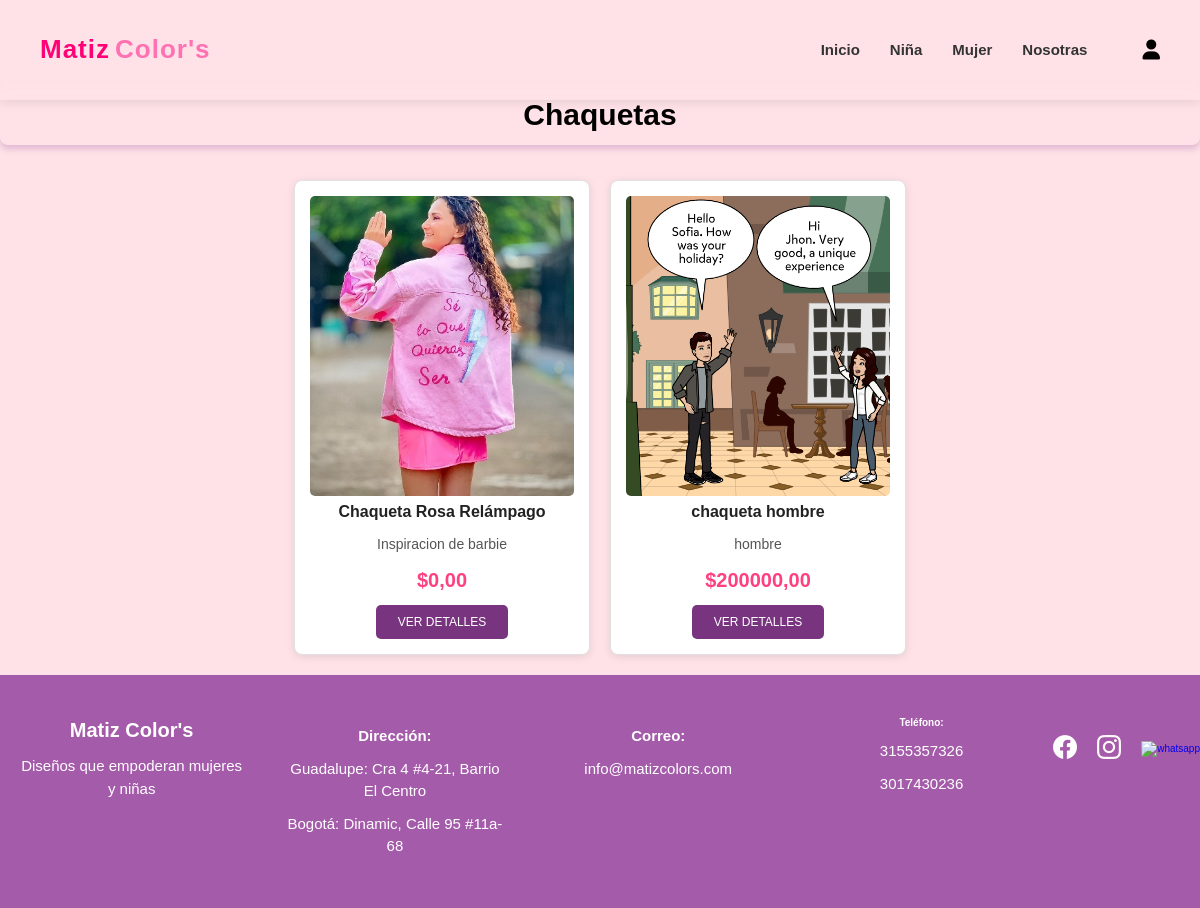
Page /mujer/ on the earlier database version.
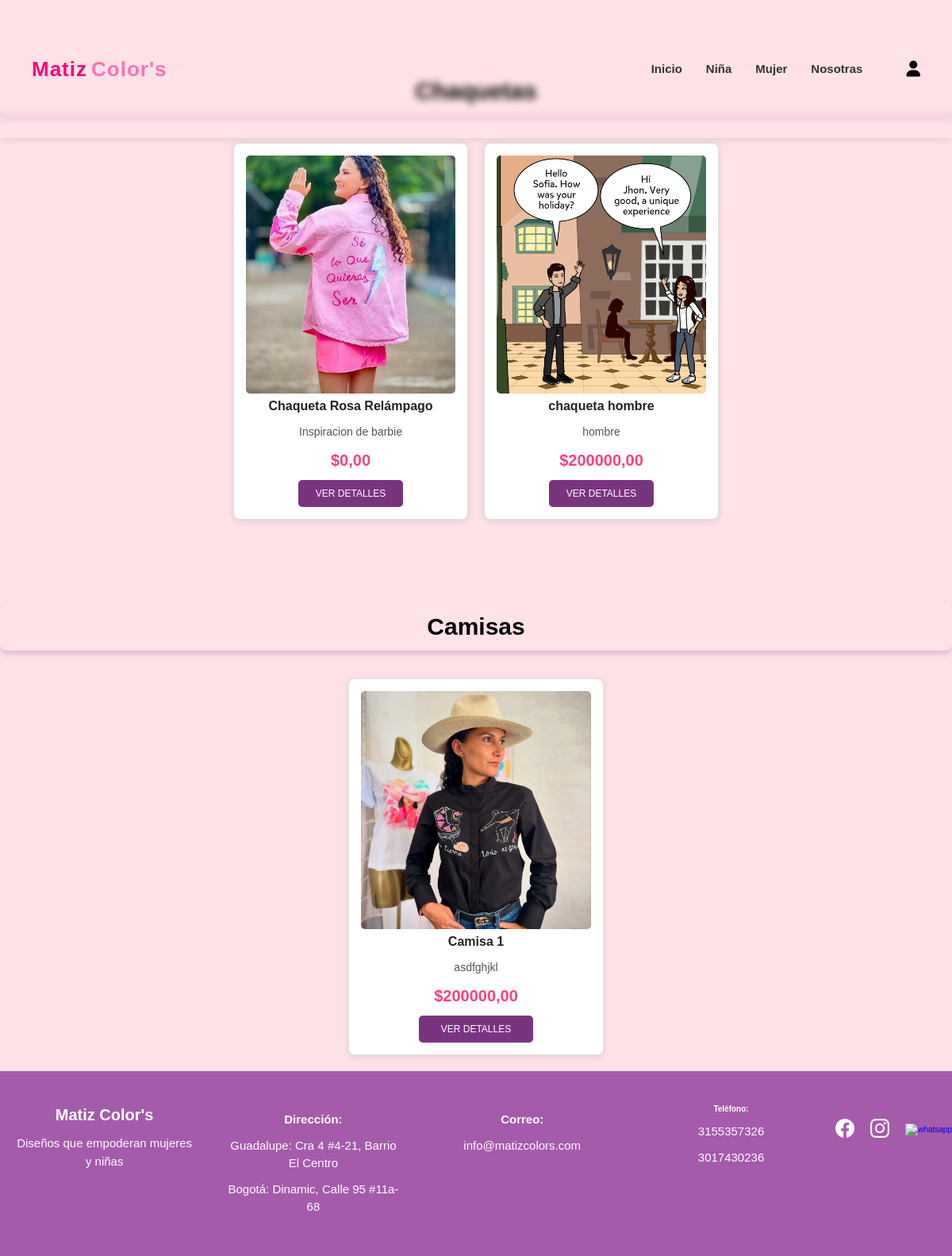
Same page on the later database version.
### web/models.py (models this page shows, shortened)
class Producto(models.Model):
    LINEA_CHOICES = [
        ('niña', 'Niña'),
        ('mujer', 'Mujer'),
    ]
    nombre = models.CharField(max_length=255)
    descripcion = models.TextField()
    precio = models.DecimalField(max_digits=10, decimal_places=2, default=0.00)
    imagen = models.ImageField(upload_to='productos/', blank=True, null=True)
    categoria = models.ForeignKey(Categoria, on_delete=models.CASCADE)
    linea = models.CharField(max_length=10, choices=LINEA_CHOICES, default='mujer')
    visible = models.BooleanField(default=True)

class Categoria(models.Model):
    nombre = models.CharField(max_length=100)

### web/views.py (the view, shortened to what this page needs)
# urls.py: path('mujer/', views.mujer, name='mujer'),
def mujer(request):
    categoria_id = request.GET.get('categoria')
    if categoria_id and categoria_id.isdigit():
        producto_lista = Producto.objects.filter(linea="mujer", visible=True, categoria_id=int(categoria_id))
    else:
        producto_lista = Producto.objects.filter(linea="mujer", visible=True)
    productos_por_categoria = {}
    for producto in producto_lista:
        if producto.categoria.nombre not in productos_por_categoria:
            productos_por_categoria[producto.categoria.nombre] = []
        productos_por_categoria[producto.categoria.nombre].append(producto)
    return render(request, 'mujer.html', {
        'productos': producto_lista,
        'productos_por_categoria': productos_por_categoria,
        'categoria_seleccionada': int(categoria_id) if categoria_id and categoria_id.isdigit() else None
    })

### web/templates/mujer.html (shortened to what this page needs)
{% extends "base.html" %}
{% load static %}
{% block content %}
<link rel="stylesheet" href="{% static 'galeria.css' %}">
{% if productos_por_categoria %}
    {% for categoria_nombre, productos_lista in productos_por_categoria.items %}
        <h2 class="subcategoria-titulo">{{ categoria_nombre }}</h2>
        <div class="grid productos-container">
            {% for producto in productos_lista %}
                <div class="items"
                     data-id="{{ producto.id }}"
                     data-title="{{ producto.nombre }}"
                     data-price="{{ producto.precio }}"
                     data-img="{{ producto.imagen.url }}">
                    <img src="{{ producto.imagen.url }}" class="imagen-detalle" alt="{{ producto.nombre }}">
                    <div class="info">
                        <h3>{{ producto.nombre }}</h3>
                        <p>{{ producto.descripcion }}</p>
                        <div class="precio">
                                <p>${{ producto.precio }}</p>
                        </div>
                        <button class="ver-detalles">Ver Detalles</button>
                    </div>
                </div>
            {% endfor %}
        </div>
    {% endfor %}
{% else %}
    <p>No hay productos disponibles en esta categoría.</p>
{% endif %}
{% endblock %}

### web/templates/base.html (shortened to what this page needs)
{% load static %}
<!DOCTYPE html>
<html lang="es">
<head>
    <link rel="stylesheet" href="{% static 'basehome.css' %}">
    <link rel="stylesheet" href="https://cdnjs.cloudflare.com/ajax/libs/font-awesome/6.0.0/css/all.min.css">
</head>
<body>
    <header>
        <nav>
          <div class="logo">
            <h1>Matiz <span>Color's</span></h1>
        </div>
            <ul class="nav-menu">
                <li><a href="{% url 'home' %}">Inicio</a></li>
                <li><a href="{% url 'niña' %}">Niña</a></li>
                <li><a href="{% url 'mujer' %}">Mujer</a></li>
                <li class="dropdown">
                    <a href="#" class="dropdown-toggle">Nosotras</a>
                </li>
            </ul>
        </nav>
        <div class="iconos_2">
            <div class="user-container">
                <a href="#" class="user-icon">
                    <i class="fa-solid fa-user"></i>
                </a>
            </div>
        </div>
    </header>
    {% block content %}{% endblock %}
    <footer>
      <div class="principal">
        <div class="uno">
          <h2>Matiz Color's</h2>
          <p>Diseños que empoderan mujeres y niñas</p>
        </div>
        <div class="uno">
          <p><strong>Dirección:</strong></p>
          <p>Guadalupe: Cra 4 #4-21, Barrio El Centro</p>
          <p>Bogotá: Dinamic, Calle 95 #11a-68</p>
        </div>
        <div class="uno">
          <p><strong>Correo:</strong></p>
          <p>info@matizcolors.com</p>
        </div>
        <div class="uno">
          <strong>Teléfono:</strong>
          <p>3155357326</p>
          <p>3017430236</p>
        </div>
        <div class="iconos_1">
          <a href="https://web.facebook.com/MatizColors1">
            <img src="{% static 'img/facebook (3).png' %}" alt="facebook">
          </a>
          <a href="https://www.instagram.com/matiz_colors/">
            <img src="{% static 'img/instagram (3).png' %}" alt="instagram">
          </a>
          <a href="https://wa.me/573155357326">
            <img src="{% static 'img/whatsapp (3).png' %}" alt="whatsapp">
          </a>
        </div>
      </div>
    </footer>
</body>
</html>

### web/static/basehome.css (style rules this page uses)
* { margin: 0; padding: 0; box-sizing: border-box; list-style: none; text-decoration: none; }
html { font-size: 62.5%; }
body { height: 100%; font-family: 'Arial', sans-serif; background-color: rgb(254, 226, 231); color: #333; line-height: 1.5; display: flex; flex-direction: column; min-height: 100vh; }
header { display: flex; justify-content: space-between; align-items: center; padding: 10px 40px; position: fixed; width: 100%; height: 11%; top: 0; z-index: 1000; box-shadow: 0 2px 10px rgba(0, 0, 0, 0.1); backdrop-filter: blur(5px); transition: all 0.3s ease; }
.logo { display: flex; align-items: center; }
.logo h1 { font-size: 2.6rem; font-weight: bold; color: #ff0077; letter-spacing: 1px; display: flex; }
.logo span { color: #ff71b3; font-size: 2.6rem; padding: 0 5px 0; }
nav { display: flex; justify-content: space-between; align-items: center; width: 100%; }
nav ul { display: flex; gap: 30px; list-style: none; margin: 0 5% 0 5%; padding: 0; transition: all 0.5s; }
nav ul li a { text-decoration: none; color: #333; font-weight: bold; font-size: 15px; transition: color 0.3s ease-in-out; }
.dropdown { position: relative; }
.iconos_2 { display: flex; gap: 20px; align-items: center; }
.iconos_2 i { font-size: 22px; cursor: pointer; transition: color 0.2s ease; }
img, .iconos_2 i { max-width: 100%; height: auto; }
.iconos_2 i { font-size: 2rem; }
.user-container { position: relative; display: inline-block; }
.user-icon { display: flex; align-items: center; justify-content: center; cursor: pointer; }
.iconos_2 .user-icon i, .iconos_2 .cart i { color: black; }
footer { background-color: rgb(164, 91, 170); color: white; padding: 20px 0; width: 100%; text-align: center; margin-top: auto; }
.principal { display: flex; justify-content: space-between; align-items: flex-start; max-width: 1500px; margin: 0 auto; text-align: center; flex-wrap: wrap; }
.uno { flex: 1; margin: 20px; }
.uno h2 { font-size: 20px; margin-bottom: 10px; color: white; font-size: 2rem; }
.uno p { font-size: 1.5rem; margin: 10px 0; }
.iconos_1 { display: flex; justify-content: center; align-items: center; margin-top: 40px; gap: 20px; }
.iconos_1 img { width: 24px; height: 24px; cursor: pointer; transition: transform 0.3s ease; }

### web/static/galeria.css (style rules this page uses)
.productos-container { display: flex; flex-wrap: wrap; justify-content: center; gap: 20px; max-width: 1100px; margin: auto; }
.items { flex: 1 1 calc(33.33% - 20px); background-color: #fff; border: solid thin #e1e1e1; text-align: center; padding: 15px; border-radius: 8px; box-shadow: 0px 2px 8px rgba(0, 0, 0, 0.1); transition: transform 0.3s ease; max-width: 400px; margin-bottom: 20px; margin-top: 20px; }
.items img { width: 100%; height: 300px; object-fit: cover; border-radius: 5px; }
.info h3 { font-size: 1.6rem; color: #222; margin-bottom: 10px; }
.info p { font-size: 1.4rem; color: #555; }
.precio { display: flex; justify-content: center; gap: 10px; font-weight: bold; margin: 10px 0; }
.precio p { font-size: 2rem; color: #ff4081; }
.subcategoria-titulo { font-size: 3rem; font-weight: 700; text-align: center; color: #000000; text-transform: capitalize; margin: 15px 0; padding: 8px 15px; display: inline-block; border-radius: 8px; box-shadow: 0px 4px 6px rgba(163, 89, 169, 0.3); margin-top: 7%; }
button.ver-detalles { padding: 10px; width: 50%; background-color: rgb(121, 52, 127); border: none; color: #fff; text-transform: uppercase; font-size: 1.2rem; border-radius: 5px; cursor: pointer; }

Differences in the rows shown:
added Producto: nombre "Camisas", imagen (picture), nombre "Camisa 1", descripcion "asdfghjkl", precio "200000,00"
